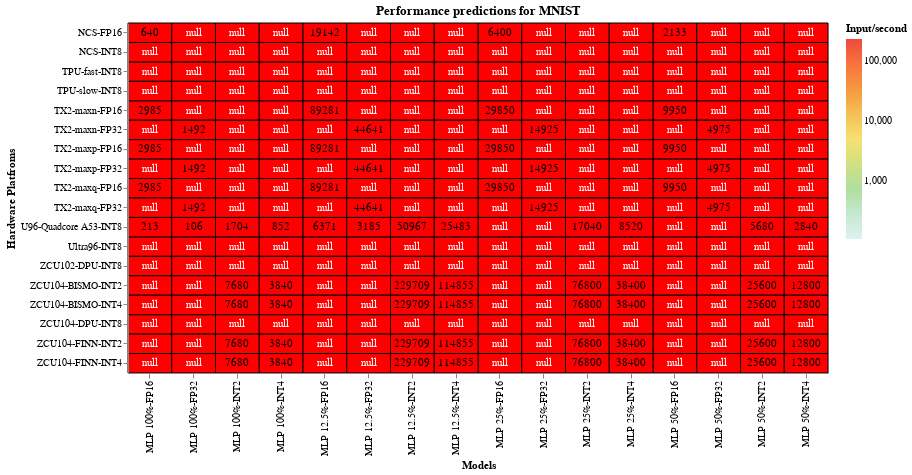

Here is the notebook cell this chart was saved with:
### Markdown cell above
# Performance Prediction for MNIST

### Code cell
#hide_input
%run scripts/altair_plots.py  #run the heatmaps script
#load mnist dataset and plot it
heatmap(pd.read_csv("data/processed_csv/performance_prediction_mnist.csv"), 'red', 'Performance predictions for MNIST')

### Figure 1 — Vega-Lite specification as saved in the notebook (floating-point values rounded to 4 significant figures; data arrays with more than 128 entries replaced by an {"elided": "..."} marker saying what was removed)
{"config": {"view": {"continuousWidth": 400, "continuousHeight": 300}}, "layer": [{"mark": {"type": "rect", "invalid": null, "stroke": "black", "strokeWidth": 1}, "encoding": {"color": {"type": "quantitative", "condition": {"value": "red", "selection": "selector003"}, "field": "values", "scale": {"scheme": "lightmulti", "type": "log"}, "title": "Input/second"}, "tooltip": [{"type": "quantitative", "field": "values", "title": "Input/sec"}, {"type": "nominal", "field": "x", "title": "Model"}, {"type": "nominal", "field": "y", "title": "Hardware Platform"}], "x": {"type": "ordinal", "field": "x", "title": "Models"}, "y": {"type": "ordinal", "field": "y", "title": "Hardware Platfroms"}}, "height": 350, "selection": {"selector003": {"type": "single", "on": "mouseover", "nearest": true}}, "title": "Performance predictions for MNIST", "width": 700}, {"mark": {"type": "text", "color": "white"}, "encoding": {"color": {"condition": {"value": "black", "test": "(datum.values > 1)"}, "value": "white"}, "text": {"type": "quantitative", "field": "values", "format": ".0f"}, "tooltip": [{"type": "quantitative", "field": "values", "format": ".0f", "title": "Input/sec"}, {"type": "nominal", "field": "x", "title": "Model"}, {"type": "nominal", "field": "y", "title": "Hardware Platform"}], "x": {"type": "ordinal", "field": "x", "title": "Models"}, "y": {"type": "ordinal", "field": "y", "title": "Hardware Platfroms"}}}], "data": {"name": "data-7b99d5246d1643da0b68a10ff8135a6a"}, "$schema": "https://vega.github.io/schema/vega-lite/v4.0.2.json", "datasets": {"data-7b99d5246d1643da0b68a10ff8135a6a": {"elided": "288 records"}}}
